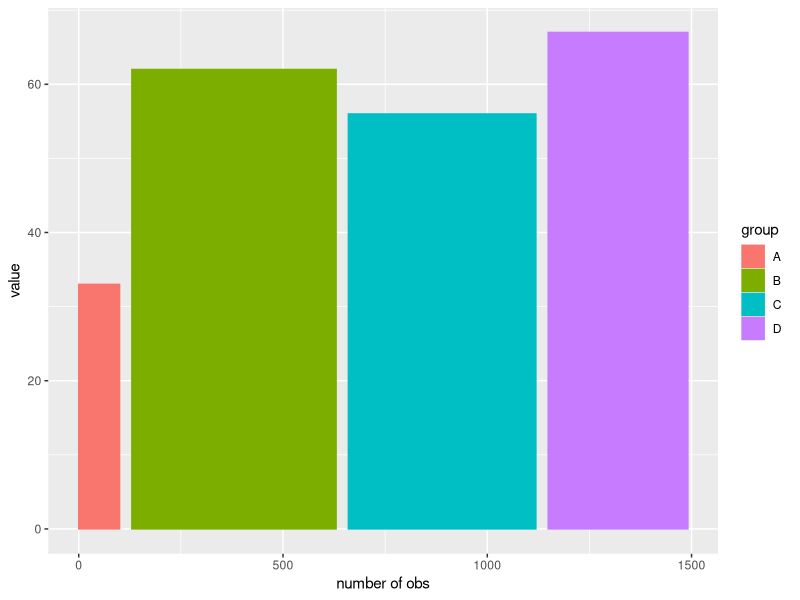
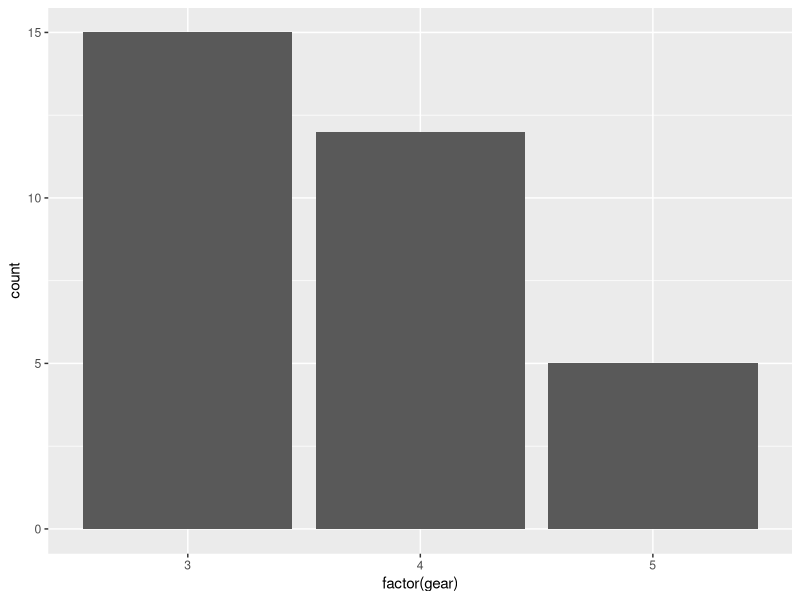
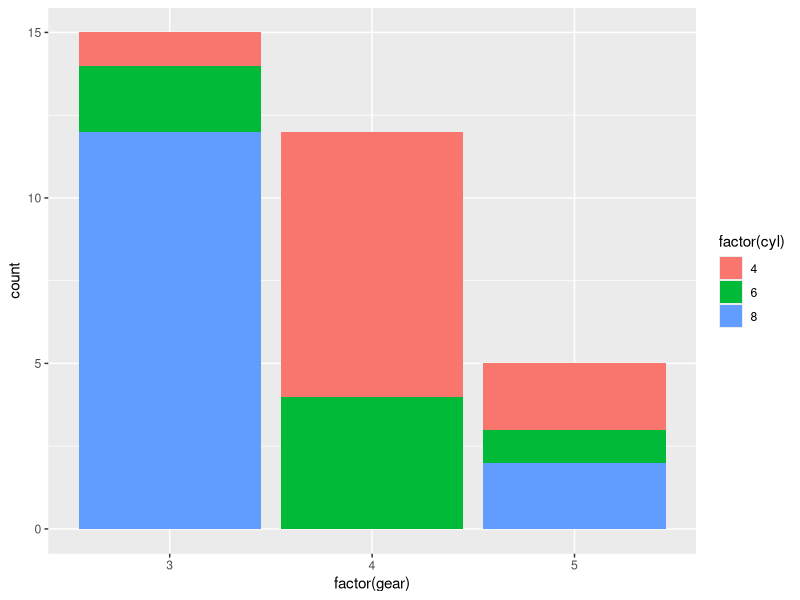
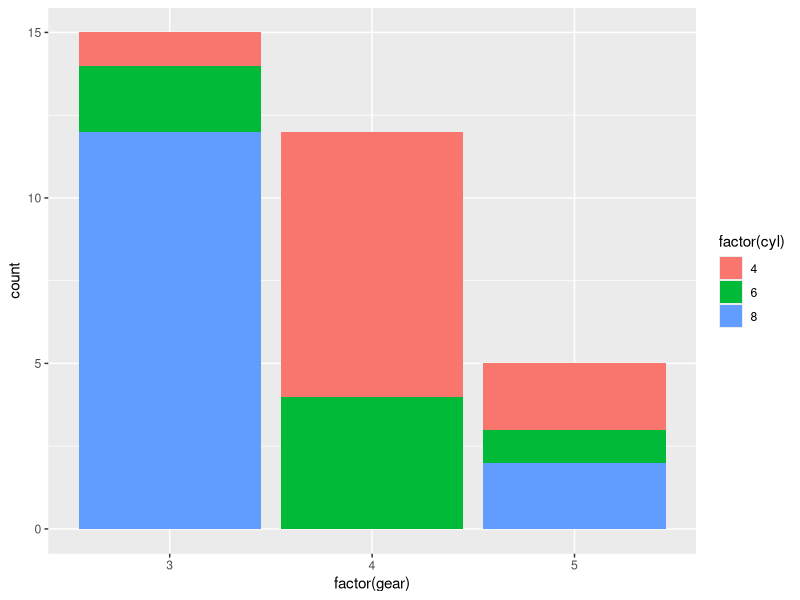
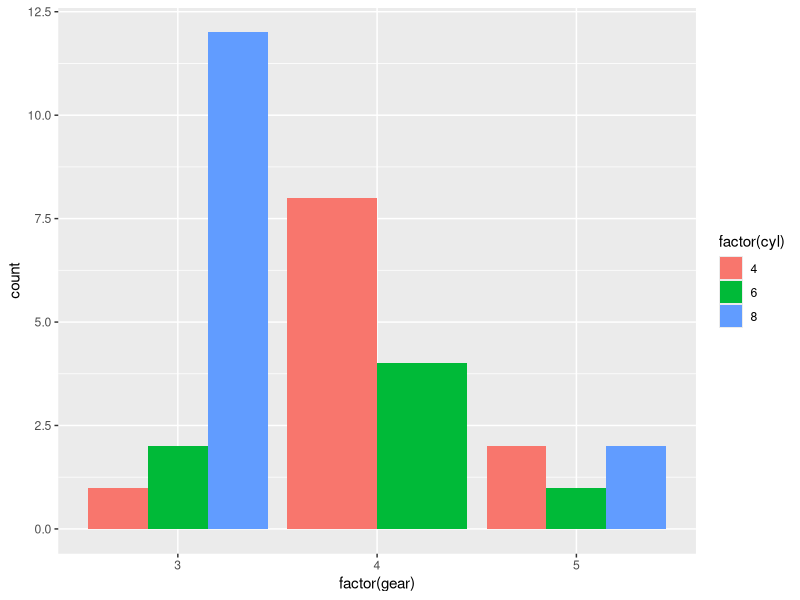
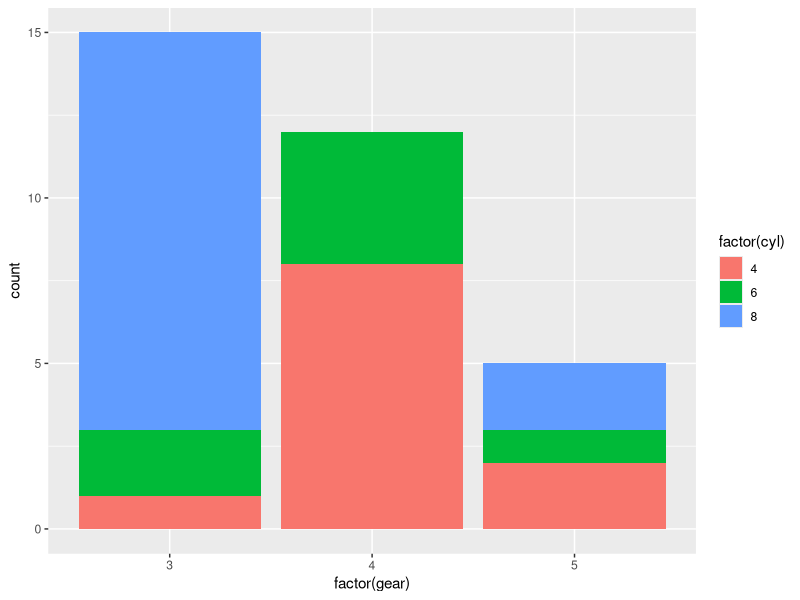
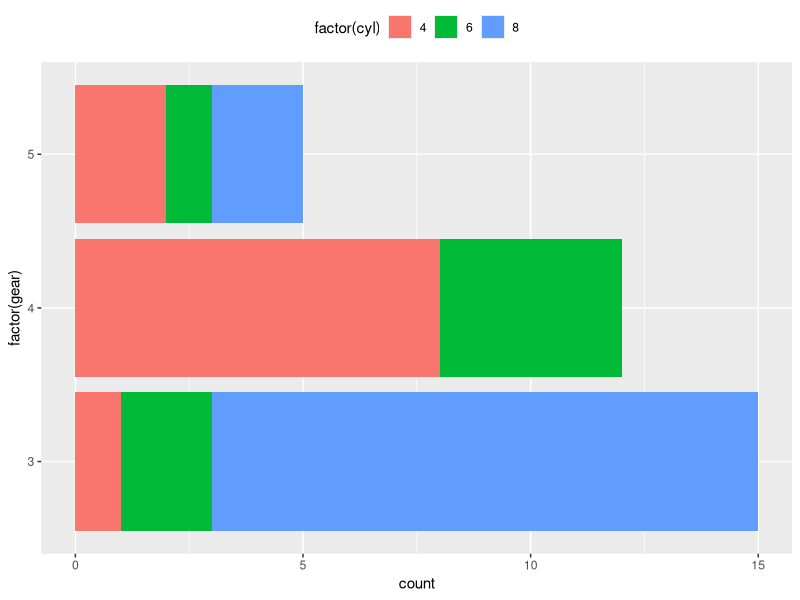
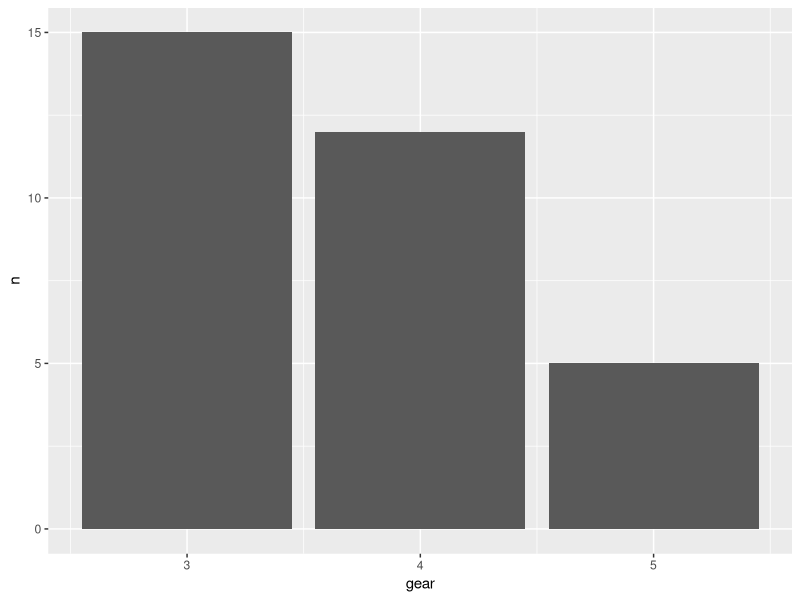

These figures' R source, in order: (Note: this script raises an error after producing the figures.)
#81 BARPLOT WITH VARIABLE WIDTH
library(ggplot2)

# make data
data=data.frame(group=c("A ","B ","C ","D ") , value=c(33,62,56,67) , number_of_obs=c(100,500,459,342))

# Calculate the future positions on the x axis of each bar (left border, central position, right border)
data$right=cumsum(data$number_of_obs) + 30*c(0:(nrow(data)-1))
data$left=data$right - data$number_of_obs 

# Plot
ggplot(data, aes(ymin = 0)) + 
  geom_rect(aes(xmin = left, xmax = right, ymax = value, colour = group, fill = group)) +
  xlab("number of obs") + ylab("value")


#bar plot in ggplot2
#mtcars

library(ggplot2)
library(dplyr)
mtcars %>% ggplot(., aes(x=factor(gear))) + geom_bar()

mtcars %>% ggplot(., aes(x=factor(gear))) + geom_bar(aes(fill=factor(cyl))) 


mtcars %>% ggplot(., aes(x=factor(gear))) + geom_bar(aes(fill=factor(cyl)))

mtcars %>% ggplot(., aes(x=factor(gear))) + geom_bar(aes(fill=factor(cyl)), position='dodge')

mtcars %>% ggplot(., aes(x=factor(gear))) + geom_bar(aes(fill=factor(cyl)), position = position_stack(reverse = TRUE))

mtcars %>% ggplot(., aes(x=factor(gear))) + geom_bar(aes(fill=factor(cyl)), position = position_stack(reverse = TRUE)) + coord_flip() +  theme(legend.position = "top")

mtcars %>% group_by(gear) %>% count() %>% ggplot(., aes(x=gear, y=n)) + geom_bar(stat='identity')

mtcars %>% group_by(gear) %>% count() %>% ggplot(., aes(x=gear, y=n)) + geom_bar(stat='identity', aes(fill=gear)) + geom_text(aes(label = n), vjust = -0.3)  

library(ggpubr)
mtcars %>% group_by(gear) %>% count() %>% ggplot(., aes(x=gear, y=n)) + geom_bar(stat='identity', aes(fill=factor(gear))) + geom_text(aes(label = n), vjust = -0.3) + theme_pubclean()                             


ggplot(data=mtcars, aes(x=factor(gear), fill=factor(cyl))) +  geom_bar(aes(y = (..count..)/sum(..count..)))

ggplot(data=mtcars, aes(x=factor(gear))) + geom_bar(aes(y = ..prop.., group = 1, fill=factor(gear)))

ggplot(data=mtcars, aes(x=factor(gear))) + geom_bar(aes(y = ..prop.., group = 1, fill=factor(gear))) + facet_wrap(~cyl)

#not correctly drawn.  use proportions
mtcars %>% group_by(gear) %>% count() %>% ggplot(., aes(x=gear, y=n, fill=factor(gear))) + geom_bar(stat='identity') + geom_text(aes(label = n), vjust = -0.3) + coord_polar("y", start = 0) +  ggpubr::fill_palette("jco")+ theme_void()                          #http://www.sthda.com/english/articles/32-r-graphics-essentials/133-plot-one-variable-frequency-graph-density-distribution-and-more/


mtcars %>% count(gear) %>% mutate(gearProp = n / nrow(mtcars)) %>% ggplot(., aes(x=gear, y=gearProp)) + geom_bar(stat='identity')
mtcars %>% select(gear) %>% table() %>% prop.table() %>% as.data.frame() -> y
class(y)
ggplot(mtcars, aes(x = gear)) +   geom_bar(aes(y = (..count..)/sum(..count..)))
ggplot(mtcars, aes(gear)) + geom_bar(aes(y = (..count..)/sum(..count..))) + scale_y_continuous(labels=scales::percent) +  ylab("relative frequencies")

ggplot(mtcars, aes(gear, group=am)) + geom_bar(aes(y = ..prop.., fill = factor(..x..)), stat="count") +  scale_y_continuous(labels=scales::percent) +  ylab("relative frequencies") +  facet_grid(~am) + scale_fill_manual(values = c("red", "green", "yellow"))

ggplot(mtcars, aes(x=gear,  group=am)) +  geom_bar(aes(y = ..prop.., fill = factor(..x..)), stat="count") + geom_text(aes( label = scales::percent(round(..prop..,3)), y= ..prop.. ), stat= "count", vjust = -.5) + labs(y = "Percent", fill="Transmission") + facet_grid(~am) +   scale_y_continuous(labels = scales::percent)


ggplot(mtcars, aes(x = gear, fill = factor(cyl))) + geom_bar(stat = "bin")
#x should be continuous

my3cols <- c("#E7B800", "#2E9FDF", "#FC4E07")
ggplot(mtcars, aes(x=cyl, y=mpg , group=gear)) + geom_dotplot(aes(color = gear, fill = gear), binaxis = 'y', stackdir = 'center') + scale_color_manual(values = my3cols) + scale_fill_manual(values = my3cols)



# Outside bars
mtcars %>% count(gear) %>% ggplot(., aes(x=gear,y=n)) +  geom_bar(stat="identity", fill="steelblue")+   geom_text(aes(label=n), vjust=-0.3, size=3.5)+   theme_minimal()
# Inside bars
mtcars %>% count(gear) %>% ggplot(., aes(x=gear,y=n)) +  geom_bar(stat="identity", fill="steelblue")+   geom_text(aes(label=n), vjust=1.6, size=3.5)+   theme_minimal()

#x should be continuous
ggplot(mtcars, aes(x=cyl))+ geom_bar(stat="bin", fill="steelblue")+ theme_minimal()


mtcars %>% count(gear) %>% ggplot(., aes(x=gear,y=n, colour=factor(gear))) +  geom_bar(stat="identity", fill="white")+   geom_text(aes(label=n), vjust=1.6, size=3.5) ->p
p
# Use custom color palettes
p+scale_color_manual(values=c("#999999", "#E69F00", "#56B4E9"))
# Use brewer color palettes
p+scale_color_brewer(palette="Dark2")
# Use grey scale
p + scale_color_grey() + theme_classic()

mtcars %>% count(gear) %>% ggplot(., aes(x=gear,y=n, fill=factor(gear))) +  geom_bar(stat="identity")+   geom_text(aes(label=n), vjust=1.6, size=3.5) -> q
q
# Use custom color palettes
q+scale_fill_manual(values=c("#999999", "#E69F00", "#56B4E9"))
# use brewer color palettes
q+scale_fill_brewer(palette="Dark2")
# Use grey scale
q + scale_fill_grey()
q + scale_fill_manual(values=c("#999999", "#E69F00", "#56B4E9"))+
  theme_minimal()

#legend position
# Change bar fill colors to blues
q + scale_fill_brewer(palette="Blues")
q + theme(legend.position="top")
q + theme(legend.position="bottom")
# Remove legend
q + theme(legend.position="none")



#multiple groups
# Stacked barplot with multiple groups
mtcars %>% group_by(gear, cyl) %>% count() %>% ggplot(., aes(x=gear, y=n, fill=factor(cyl))) +  geom_bar(stat="identity")
# Use position=position_dodge()
mtcars %>% group_by(gear, cyl) %>% count() %>% ggplot(., aes(x=gear, y=n, fill=factor(cyl))) +  geom_bar(stat="identity", position=position_dodge())

#Paired
mtcars %>% group_by(gear, vs) %>% count() %>% ggplot(., aes(x=gear, y=n, fill=factor(vs))) +  geom_bar(stat="identity", position=position_dodge()) + geom_text(aes(label=n), vjust=1.6, color="white",   position = position_dodge(0.9), size=3.5)+
  scale_fill_brewer(palette="Paired")+   theme_minimal()

library(dplyr)
mtcars %>% group_by(gear, vs) %>% count() %>% arrange(gear,desc(vs)) -> df
df
library(plyr)
# Calculate the cumulative sum of len for each dose
df1 <- ddply(df, c('gear'),  transform, label_ypos=cumsum(n))
head(df1)
library(ggplot2)
df1 %>% ggplot(., aes(x=gear, y=n, fill=factor(vs))) +  geom_bar(stat="identity") + geom_text(aes(y=label_ypos, label=n), vjust=1.6, color="white", size=3) + scale_fill_brewer(palette="Paired")+   theme_minimal()















